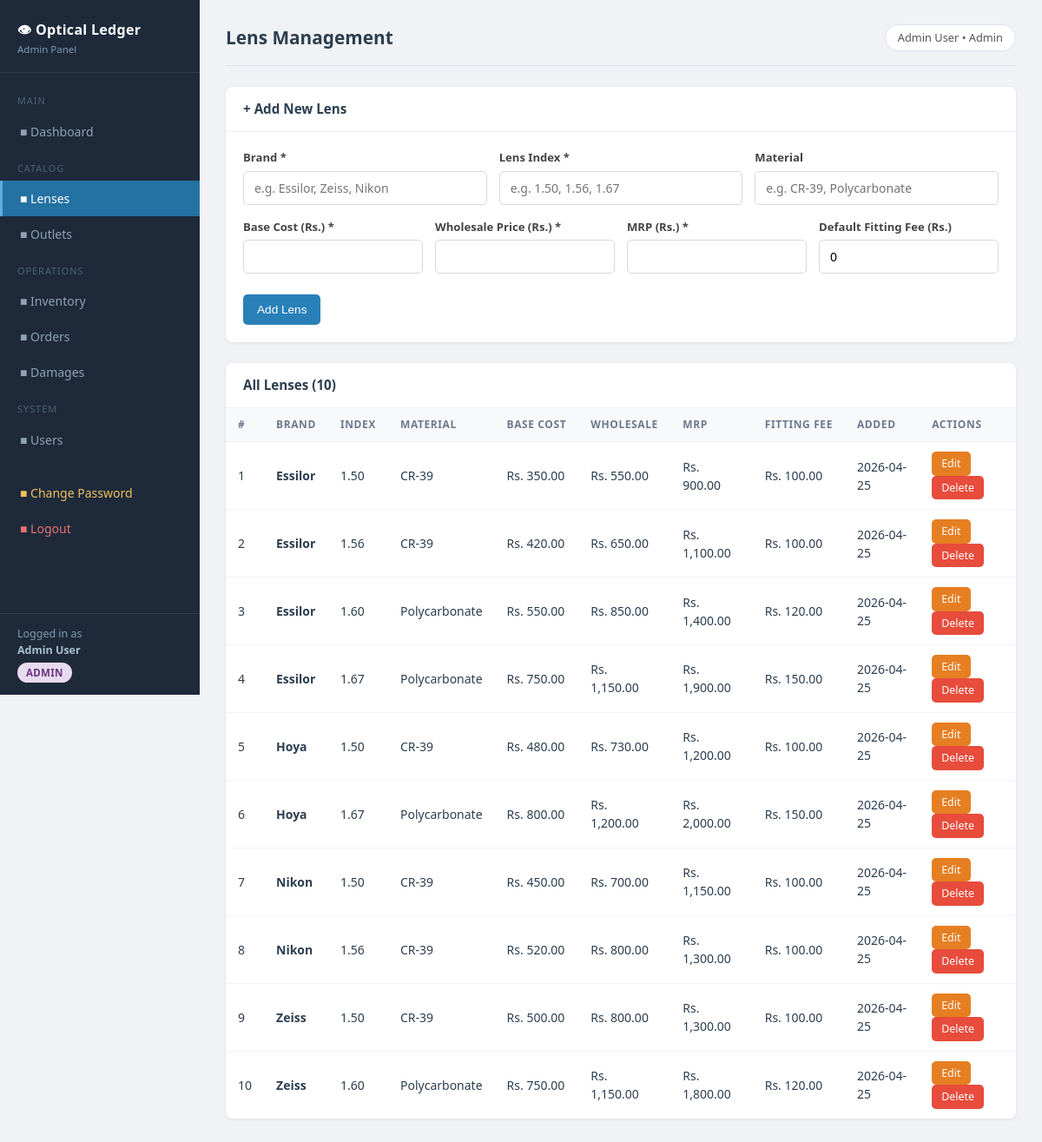
/admin/lenses.php (signed in), run on the app's committed database.
### tables this page shows
CREATE TABLE IF NOT EXISTS lenses (
    id              INT AUTO_INCREMENT PRIMARY KEY,
    brand           VARCHAR(100) NOT NULL,
    lens_index      VARCHAR(20)  NOT NULL,
    material        VARCHAR(100),
    base_cost       DECIMAL(10,2) NOT NULL DEFAULT 0.00,
    wholesale_price DECIMAL(10,2) NOT NULL DEFAULT 0.00,
    mrp             DECIMAL(10,2) NOT NULL DEFAULT 0.00,
    fitting_fee     DECIMAL(10,2) DEFAULT 0.00,
    is_active       TINYINT(1) DEFAULT 1,
    created_at      DATETIME DEFAULT CURRENT_TIMESTAMP
);

### admin/lenses.php (the view, shortened to what this page needs)
<?php
require_once __DIR__ . '/../config/db.php';
$edit_lens = null;
$lenses = $pdo->query(
    "SELECT * FROM lenses WHERE is_active = 1 ORDER BY brand, lens_index"
)->fetchAll();
require_once __DIR__ . '/../includes/header.php';
?>
<div class="card" style="margin-bottom:24px;">
    <div class="card-header">
        <h3><?= $edit_lens ? '&#9998; Edit Lens' : '&#43; Add New Lens' ?></h3>
    </div>
    <div class="card-body">
        <form method="POST">
            <div class="form-row">
                <div class="form-group">
                    <label>Brand *</label>
                    <input type="text" name="brand" placeholder="e.g. Essilor, Zeiss, Nikon" required
                           value="<?= htmlspecialchars($edit_lens['brand'] ?? '') ?>">
                </div>
                <div class="form-group">
                    <label>Lens Index *</label>
                    <input type="text" name="lens_index" placeholder="e.g. 1.50, 1.56, 1.67" required
                           value="<?= htmlspecialchars($edit_lens['lens_index'] ?? '') ?>">
                </div>
                <div class="form-group">
                    <label>Material</label>
                    <input type="text" name="material" placeholder="e.g. CR-39, Polycarbonate"
                           value="<?= htmlspecialchars($edit_lens['material'] ?? '') ?>">
                </div>
            </div>
            <div class="form-row">
                <div class="form-group">
                    <label>Base Cost (Rs.) *</label>
                    <input type="number" name="base_cost" step="0.01" min="0" required
                           value="<?= $edit_lens['base_cost'] ?? '' ?>">
                </div>
                <div class="form-group">
                    <label>Wholesale Price (Rs.) *</label>
                    <input type="number" name="wholesale_price" step="0.01" min="0" required
                           value="<?= $edit_lens['wholesale_price'] ?? '' ?>">
                </div>
                <div class="form-group">
                    <label>MRP (Rs.) *</label>
                    <input type="number" name="mrp" step="0.01" min="0" required
                           value="<?= $edit_lens['mrp'] ?? '' ?>">
                </div>
                <div class="form-group">
                    <label>Default Fitting Fee (Rs.)</label>
                    <input type="number" name="fitting_fee" step="0.01" min="0"
                           value="<?= $edit_lens['fitting_fee'] ?? '0' ?>">
                </div>
            </div>
            <div class="form-actions">
                <button type="submit" class="btn btn-primary">
                    <?= $edit_lens ? 'Update Lens' : 'Add Lens' ?>
                </button>
            </div>
        </form>
    </div>
</div>
<div class="card">
    <div class="card-header">
        <h3>All Lenses (<?= count($lenses) ?>)</h3>
    </div>
    <div class="table-wrap">
        <table>
            <thead>
                <tr>
                    <th>#</th>
                    <th>Brand</th>
                    <th>Index</th>
                    <th>Material</th>
                    <th>Base Cost</th>
                    <th>Wholesale</th>
                    <th>MRP</th>
                    <th>Fitting Fee</th>
                    <th>Added</th>
                    <th>Actions</th>
                </tr>
            </thead>
            <tbody>
            <?php if (empty($lenses)): ?>
                <tr><td colspan="10" class="empty-state">No lenses added yet. Use the form above.</td></tr>
            <?php else: $i = 1; foreach ($lenses as $l): ?>
                <tr>
                    <td><?= $i++ ?></td>
                    <td><strong><?= htmlspecialchars($l['brand']) ?></strong></td>
                    <td><?= htmlspecialchars($l['lens_index']) ?></td>
                    <td><?= htmlspecialchars($l['material']) ?></td>
                    <td>Rs. <?= number_format($l['base_cost'], 2) ?></td>
                    <td>Rs. <?= number_format($l['wholesale_price'], 2) ?></td>
                    <td>Rs. <?= number_format($l['mrp'], 2) ?></td>
                    <td>Rs. <?= number_format($l['fitting_fee'], 2) ?></td>
                    <td><?= date('Y-m-d', strtotime($l['created_at'])) ?></td>
                    <td>
                        <a href="?edit=<?= $l['id'] ?>" class="btn btn-sm btn-warning">Edit</a>
                        <a href="?delete=<?= $l['id'] ?>"
                           class="btn btn-sm btn-danger"
                           data-confirm="Deactivate this lens? It will be hidden from orders.">Delete</a>
                    </td>
                </tr>
            <?php endforeach; endif; ?>
            </tbody>
        </table>
    </div>
</div>
<?php require_once __DIR__ . '/../includes/footer.php'; ?>

### assets/css/style.css (style rules this page uses)
* { box-sizing: border-box; margin: 0; padding: 0; }
body { font-family: 'Segoe UI', Tahoma, Geneva, Verdana, sans-serif; background: #f0f2f5; color: #2c3e50; font-size: 14px; line-height: 1.5; }
.card { background: #fff; border-radius: 8px; box-shadow: 0 1px 4px rgba(0,0,0,0.07); margin-bottom: 24px; overflow: hidden; }
.card-header { display: flex; justify-content: space-between; align-items: center; padding: 14px 20px; border-bottom: 1px solid #eef0f3; }
.card-header h3 { font-size: 0.95rem; font-weight: 600; }
.card-body { padding: 20px; }
.table-wrap { overflow-x: auto; }
table { width: 100%; border-collapse: collapse; }
th { background: #f8f9fb; padding: 10px 14px; text-align: left; font-size: 0.75rem; text-transform: uppercase; letter-spacing: 0.6px; color: #6b7a8d; border-bottom: 1px solid #eef0f3; white-space: nowrap; }
td { padding: 11px 14px; border-bottom: 1px solid #f3f4f7; font-size: 0.875rem; vertical-align: middle; }
tbody tr:last-child td { border-bottom: none; }
.btn { display: inline-block; padding: 8px 16px; border-radius: 5px; border: none; cursor: pointer; font-size: 0.85rem; font-weight: 500; text-decoration: none; transition: opacity 0.15s, transform 0.1s; line-height: 1.4; }
.btn-primary { background: #2980b9; color: #fff; }
.btn-danger { background: #e74c3c; color: #fff; }
.btn-warning { background: #e67e22; color: #fff; }
.btn-sm { padding: 5px 11px; font-size: 0.78rem; }
.form-group { margin-bottom: 16px; }
.form-group label { display: block; font-size: 0.82rem; font-weight: 600; margin-bottom: 5px; color: #444; }
.form-group input, .form-group select, .form-group textarea { width: 100%; padding: 9px 12px; border: 1px solid #d5d9e0; border-radius: 5px; font-size: 0.875rem; font-family: inherit; outline: none; transition: border-color 0.15s, box-shadow 0.15s; background: #fff; }
.form-row { display: grid; grid-template-columns: repeat(auto-fit, minmax(160px, 1fr)); gap: 14px; }
.form-actions { display: flex; gap: 10px; align-items: center; margin-top: 8px; }

### data on the page
lenses: brand "Essilor", lens_index "1.50", material "CR-39", base_cost "350.00", wholesale_price "550.00", mrp "900.00", fitting_fee "100.00", created_at "2026-04-25"
lenses: brand "Essilor", lens_index "1.56", material "CR-39", base_cost "420.00", wholesale_price "650.00", mrp "1,100.00", fitting_fee "100.00", created_at "2026-04-25"
lenses: brand "Essilor", lens_index "1.60", material "Polycarbonate", base_cost "550.00", wholesale_price "850.00", mrp "1,400.00", fitting_fee "120.00", created_at "2026-04-25"
lenses: brand "Essilor", lens_index "1.67", material "Polycarbonate", base_cost "750.00", wholesale_price "1,150.00", mrp "1,900.00", fitting_fee "150.00", created_at "2026-04-25"
lenses: brand "Hoya", lens_index "1.50", material "CR-39", base_cost "480.00", wholesale_price "730.00", mrp "1,200.00", fitting_fee "100.00", created_at "2026-04-25"
lenses: brand "Hoya", lens_index "1.67", material "Polycarbonate", base_cost "800.00", wholesale_price "1,200.00", mrp "2,000.00", fitting_fee "150.00", created_at "2026-04-25"
lenses: brand "Nikon", lens_index "1.50", material "CR-39", base_cost "450.00", wholesale_price "700.00", mrp "1,150.00", fitting_fee "100.00", created_at "2026-04-25"
lenses: brand "Nikon", lens_index "1.56", material "CR-39", base_cost "520.00", wholesale_price "800.00", mrp "1,300.00", fitting_fee "100.00", created_at "2026-04-25"
lenses: brand "Zeiss", lens_index "1.50", material "CR-39", base_cost "500.00", wholesale_price "800.00", mrp "1,300.00", fitting_fee "100.00", created_at "2026-04-25"
lenses: brand "Zeiss", lens_index "1.60", material "Polycarbonate", base_cost "750.00", wholesale_price "1,150.00", mrp "1,800.00", fitting_fee "120.00", created_at "2026-04-25"

### other printed values
$_user_name "Admin User"
$_role "ADMIN"
$page_title "Lens Management"
$_role "Admin"
count($lenses) "10"
